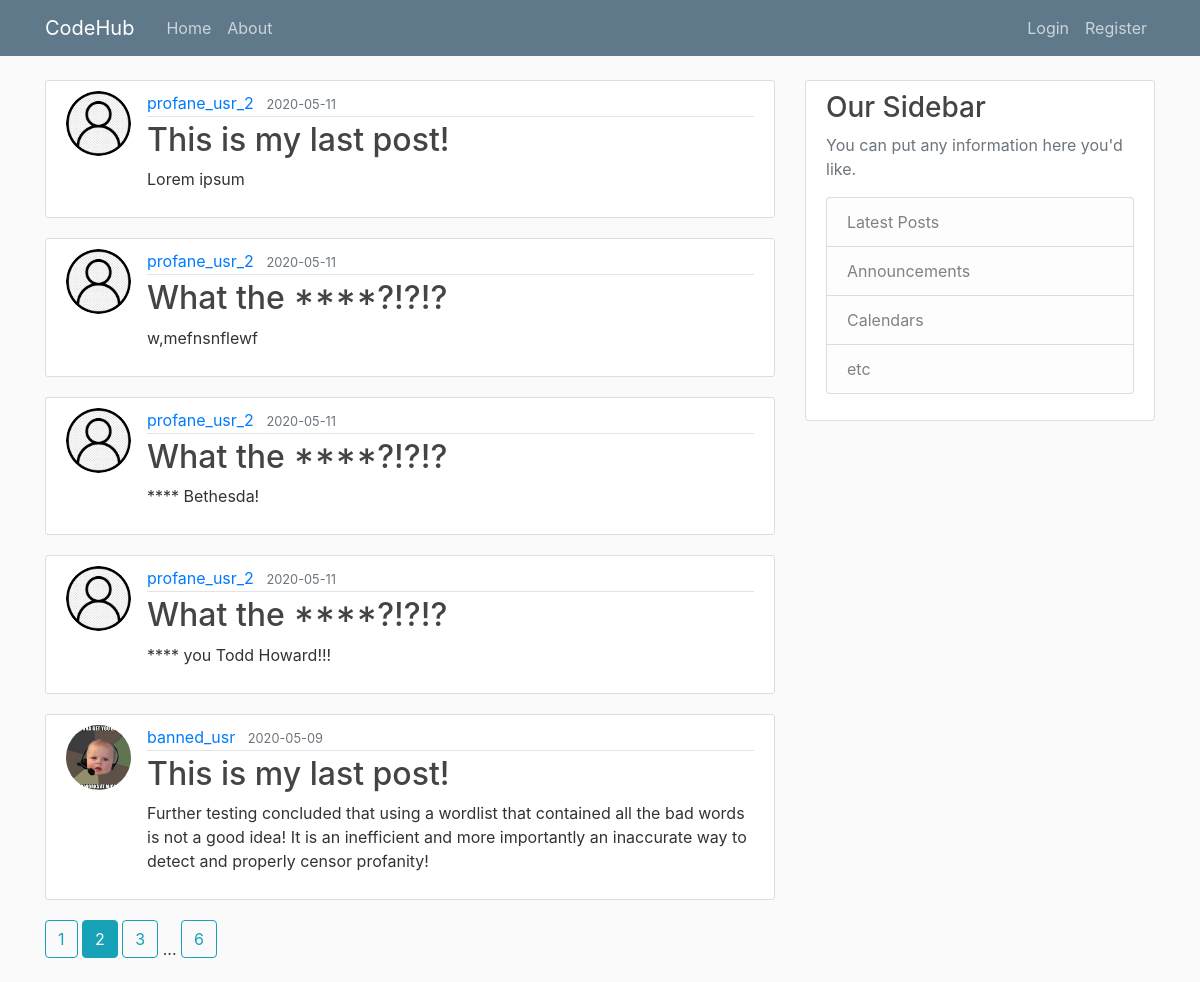
The page /home?page=2 on the database its author committed.
### app/models.py (models this page shows, shortened)
class Post(db.Model):
    id = db.Column(db.Integer, primary_key=True)                                    # Primary Key
    title = db.Column(db.String(100), nullable=False)                               # Each Post will have a title, with a max(100) characters, uniqueness does not apply, and Null is not allowed!
    date_posted = db.Column(db.DateTime, nullable=False, default=datetime.utcnow)   # Each Post will have a date_posted, with DateTime set to utcnow, current time, and Null is not allowed!
    content = db.Column(db.Text, nullable=False)                                    # Each Post will have a content with no character limit, and Null is not allowed!
    user_id = db.Column(db.Integer, db.ForeignKey('user.id'), nullable=False)       # This is using the user id as a ForeignKey, each post must have an Author, so Null is not allowed!
    rating = db.Column(db.Integer, nullable=False, default=0)

class User(db.Model, UserMixin):
    id = db.Column(db.Integer, primary_key=True)                                    # Primary Key
    username = db.Column(db.String(20), unique=True, nullable=False)                # Each User will have a username, with a max(20) characters, it must be unique, and Null is not allowed!
    email = db.Column(db.String(120), unique=True, nullable=False)                  # Each User will have an email, with a max(120) characters, it must be unique, and Null is not allowed!
    image_file = db.Column(db.String(20), nullable=False, default='default.jpg')    # Each User will have a defualt profile Image, so uniqueness does not apply, since Null is not allowed!
    password = db.Column(db.String(60), nullable=False)                             # Each User will have passwords, with a max(60) characters, uniqueness does not apply, and Null is not allowed!
    posts = db.relationship('Post', backref='author', lazy=True)                    # This is linked to Posts, Lazy Evaluation is set to: True
    reputation = db.Column(db.Integer, nullable=False, default=10)                  # This has a default value of 10
    profanity = db.Column(db.Boolean, unique=False, default=False)                  # This had a default value of 0
    chance = db.Column(db.Boolean, nullable=False, default=True)                    # This has a default value of True
    blacklisted = db.Column(db.Boolean, unique=False, default=False)                # This has a default value of False
    compliments=db.Column(db.Integer, unique=False, default=0)                      # This has a default value of 0

### app/main/routes.py (the view)
@main.route('/')
@main.route('/home')
def home():                                                                                                         # Testing Complete. I no longer need to use dummy data! Horray!!! :D
    page = request.args.get('page', 1, type=int)                                                                    # We request a page, the default page is 1, of type int
    posts = Post.query.order_by(Post.date_posted.desc()).paginate(page=page, per_page=5)                            # Instead of using query.all(), I've changed this to query.paginate() ...
    if (current_user.is_authenticated and current_user.blacklisted == False and current_user.reputation < 0):        # Feature # 6: From the Spec Sheet!
        flash('Your reputation became negative! You are being black listed!', 'danger')
        blacklist(current_user)
    return render_template('home.html', posts=posts)

### app/templates/home.html
{% extends "template.html" %}
{% block content %}
    {% for post in posts.items %}
        <article class="media content-section">
            <img class="rounded-circle article-img" src="{{ url_for('static', filename='profile_images/' + post.author.image_file ) }}">
            <div class="media-body">
                <div class="article-metadata">
                    <a class="mr-2" href="{{ url_for('users.user_posts', username=post.author.username) }}">{{ post.author.username }}</a>
                    <small class="text-muted">{{ post.date_posted.strftime('%Y-%m-%d') }}</small>
                </div>
                <h2><a class="article-title" href="{{url_for('posts.post', post_id=post.id) }}">{{ post.title }}</a></h2>
                <p class="article-content">{{ post.content }}</p>
            </div>
        </article>
    {% endfor %}
    {% for page_num in posts.iter_pages(left_edge=1, right_edge=1, left_current=1, right_current=2) %}
        {% if page_num %}
            {% if posts.page == page_num %}
                <a class="btn btn-info mb-4" href="{{ url_for('main.home', page=page_num) }}">{{ page_num }}</a>
            {% else %}
                <a class="btn btn-outline-info mb-4" href="{{ url_for('main.home', page=page_num) }}">{{ page_num }}</a>
            {% endif %}
        {% else %}
            ...
        {% endif %}
    {% endfor %}
{% endblock content %}

### app/static/main.css (style rules this page uses)
body { background: #fafafa; color: #333333; margin-top: 5rem; }
h1, h2, h3, h4, h5, h6 { color: #444444; }
.content-section { background: #ffffff; padding: 10px 20px; border: 1px solid #dddddd; border-radius: 3px; margin-bottom: 20px; }
.article-title { color: #444444; }
.article-content { white-space: pre-line; }
.article-img { height: 65px; width: 65px; margin-right: 16px; }
.article-metadata { padding-bottom: 1px; margin-bottom: 4px; border-bottom: 1px solid #e3e3e3 }

### rows shown on the page
Post: image_file (placeholder picture), author.username "profane_usr_2", date_posted "2020-05-11", title "This is my last post!", content "Lorem ipsum"
Post: image_file (placeholder picture), author.username "profane_usr_2", date_posted "2020-05-11", title "What the ****?!?!?", content "w,mefnsnflewf"
Post: image_file (placeholder picture), author.username "profane_usr_2", date_posted "2020-05-11", title "What the ****?!?!?", content "**** Bethesda!"
Post: image_file (placeholder picture), author.username "profane_usr_2", date_posted "2020-05-11", title "What the ****?!?!?", content "**** you Todd Howard!!!"
Post: image_file (picture), author.username "banned_usr", date_posted "2020-05-09", title "This is my last post!", content "Further testing concluded that using a wordlist that contained all the bad words is not a good idea! It is an inefficient and more importantly an inaccurate way to detect and properly censor profanity!"

### other values the page prints
{{ page_num }} "1" "3" "6"
{{ page_num }} "2"
